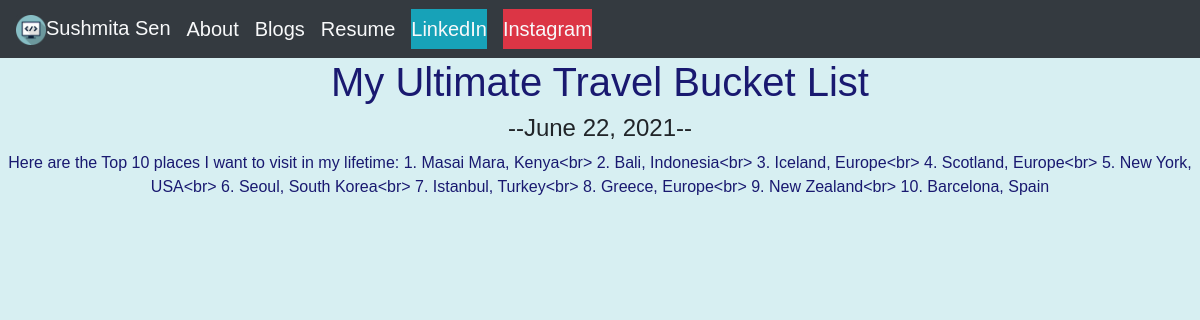
/blog/5/, run on the app's committed database.
### blog/models.py (models this page shows, shortened)
class Blog(models.Model):
    title = models.CharField(max_length=200)
    description = models.TextField()
    date = models.DateField()

### blog/views.py (the view)
# urls.py: path('<int:blog_id>/',views.detail,name='detail'),
def detail(request, blog_id):
    blog = get_object_or_404(Blog, pk=blog_id)
    return render(request, 'blog/detail.html', {'blog':blog})

### blog/templates/blog/detail.html (shortened to what this page needs)
{% extends 'portfolio/base.html' %}
{% block content %}
<h1>{{ blog.title }}</h1>
<h4>--{{ blog.date }}--</h4>
<p>{{ blog.description }}</p>
{% endblock %}

### portfolio/static/portfolio/portfolio.css (style rules this page uses)
body { text-align: center; font-family: sans-serif; background-color: rgba(176,224,230,0.5); }
p { color: rgba(25,25,112.1); height: 4em; }
h1 { color: rgba(25,25,112.1); }

### data on the page
Blog: title "My Ultimate Travel Bucket List", date "June 22, 2021", description "Here are the Top 10 places I want to visit in my lifetime: 1. Masai Mara, Kenya<br> 2. Bali, Indonesia<br> 3. Iceland, Europe<br> 4. Scotland, Europe<br> 5. New York, USA<br> 6. Seoul, South Korea<br> 7. Istanbul, Turkey<br> 8. Greece, Europe<br> 9. New Zealand<br> 10. Barcelona, Spain"
